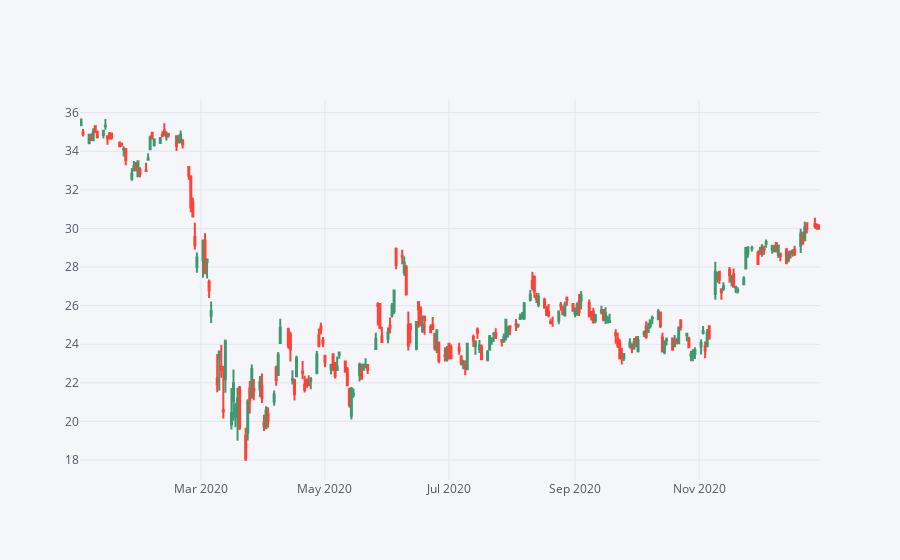

The notebook cell saved with this chart:
### Markdown cell above
Using .iplot(kind='candle) to create a candle plot of Bank of America's stock from Jan 1st 2020 to Dec 31st 2020.

### Code cell
start = BAC.index.searchsorted(tz.localize(dt.datetime(2020, 1, 1)))
end = BAC.index.searchsorted(tz.localize(dt.datetime(2020, 12, 31)))
bac20 = BAC[['Open','High','Low','Close']].iloc[start:end]
bac20.iplot(kind='candle')

### Figure 1 — Plotly figure (JSON) as saved in the notebook; plotly's stock layout.template omitted (floating-point values rounded to 4 significant figures; data arrays with more than 128 entries replaced by an {"elided": "..."} marker saying what was removed)
{"data": [{"close": {"elided": "252 float values"}, "high": {"elided": "252 float values"}, "low": {"elided": "252 float values"}, "open": {"elided": "252 float values"}, "showlegend": false, "type": "candlestick", "x": {"elided": "252 str values"}, "yaxis": "y2"}], "layout": {"legend": {"bgcolor": "#F5F6F9", "font": {"color": "#4D5663"}}, "paper_bgcolor": "#F5F6F9", "plot_bgcolor": "#F5F6F9", "title": {"font": {"color": "#4D5663"}}, "xaxis": {"gridcolor": "#E1E5ED", "rangeslider": {"visible": false}, "showgrid": true, "tickfont": {"color": "#4D5663"}, "title": {"font": {"color": "#4D5663"}, "text": ""}, "zerolinecolor": "#E1E5ED"}, "yaxis": {"gridcolor": "#E1E5ED", "showgrid": true, "showticklabels": false, "tickfont": {"color": "#4D5663"}, "title": {"font": {"color": "#4D5663"}, "text": ""}, "zerolinecolor": "#E1E5ED"}, "yaxis2": {"gridcolor": "#E1E5ED", "showgrid": true, "tickfont": {"color": "#4D5663"}, "title": {"font": {"color": "#4D5663"}, "text": ""}, "zerolinecolor": "#E1E5ED"}}}
